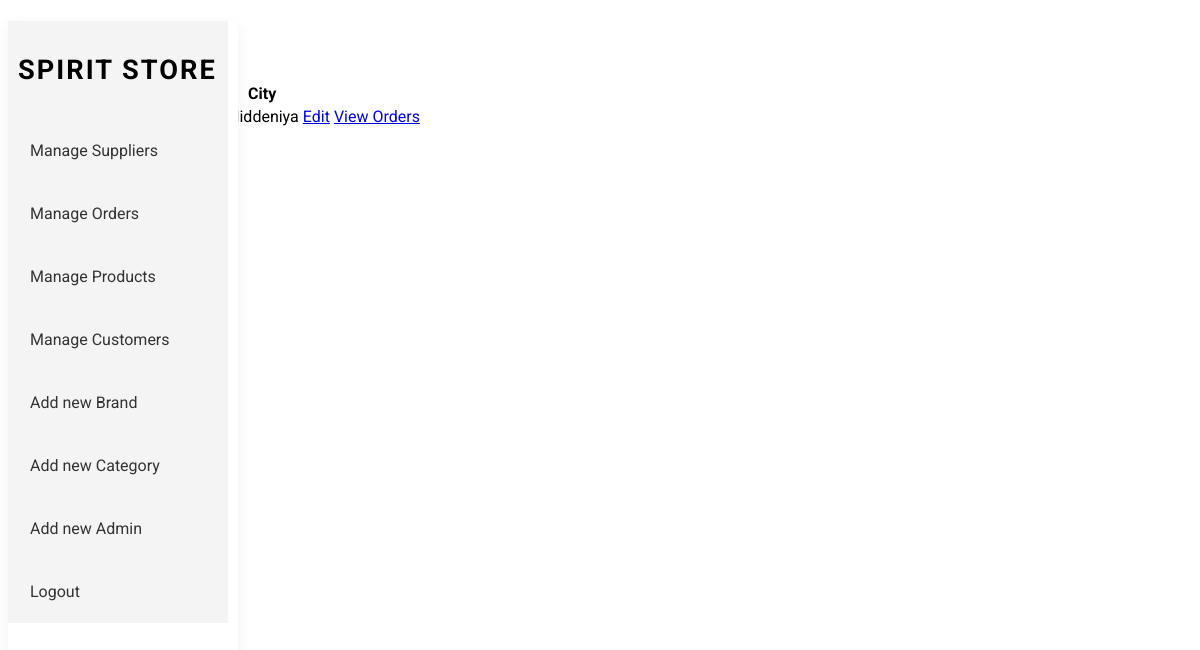
Before: /pages/admin/manage_customers.php with the older database file.
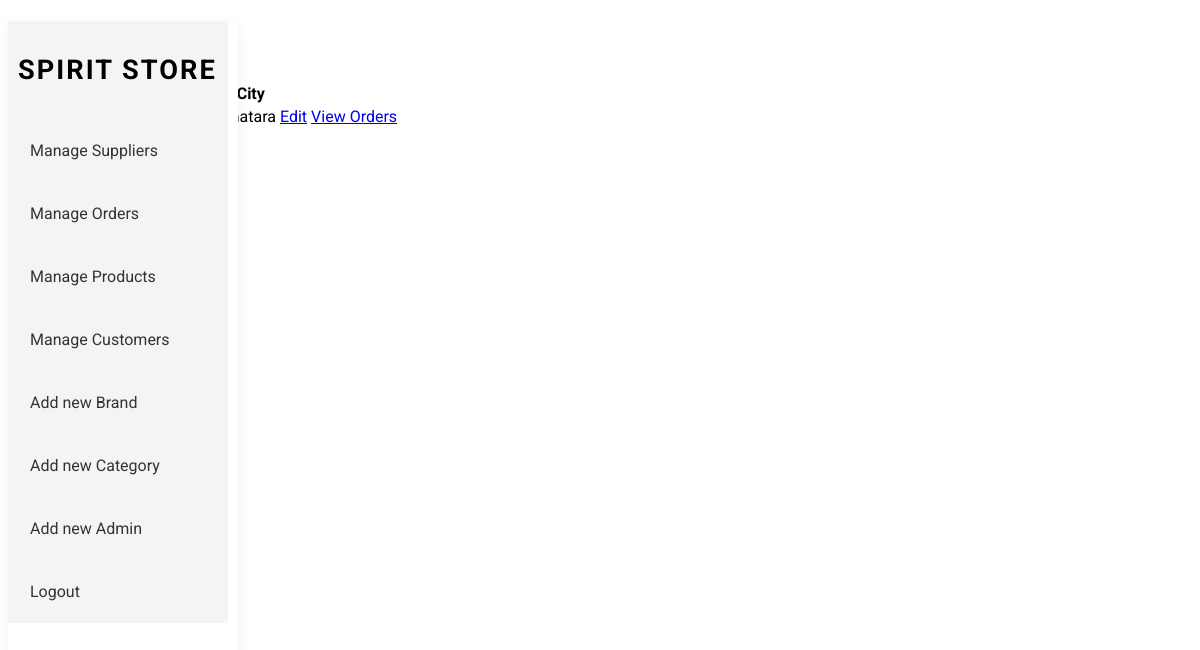
After: the same page with the newer database file.
### tables this page shows
CREATE TABLE IF NOT EXISTS `customer` (
  `id` int NOT NULL AUTO_INCREMENT,
  `name` varchar(100) NOT NULL,
  `email` varchar(100) NOT NULL,
  `phone` varchar(15) DEFAULT NULL,
  `password` text NOT NULL,
  `state` varchar(50) DEFAULT NULL,
  `city` varchar(50) DEFAULT NULL,
  `postal_code` varchar(10) DEFAULT NULL,
  PRIMARY KEY (`id`),
  UNIQUE KEY `email` (`email`),
  UNIQUE KEY `phone` (`phone`)
);

### pages/admin/manage_customers.php (the view, shortened to what this page needs)
<?php
include(__DIR__ . '/../../dbconnect.php');
include(__DIR__ . '/../../Headers/adminHeader.php');
$sql = "SELECT id, name, phone, city FROM customer";
$result = $connection->query($sql);
?>
<!DOCTYPE html>
<html lang="en">
<head>
</head>
<body>
    <div class="content">
        <div>
            <h1>Suppliers List</h1>
            <table>
                <thead>
                    <tr>
                        <th>Customer Name</th>
                        <th>Phone No</th>
                        <th>City</th>
                    </tr>
                </thead>
                <tbody>
                    <?php
                    while ($row = $result->fetch_assoc()) {
                        echo "
                                <tr>
                                    <td>$row[name]</td>
                                    <td>$row[phone]</td>
                                    <td>$row[city]</td>
                                    <td><a href = '../admin/edit_customer.php?id=$row[id]'>Edit</a></td>
                                    <td><a href = '#'>View Orders</a></td>
                                </tr>
                            ";
                    }
                    ?>
                </tbody>
            </table>
        </div>
    </div>
</body>
</html>

Changed rows visible on the page:
removed customer: city "Middeniya"
added customer: city "matara"
